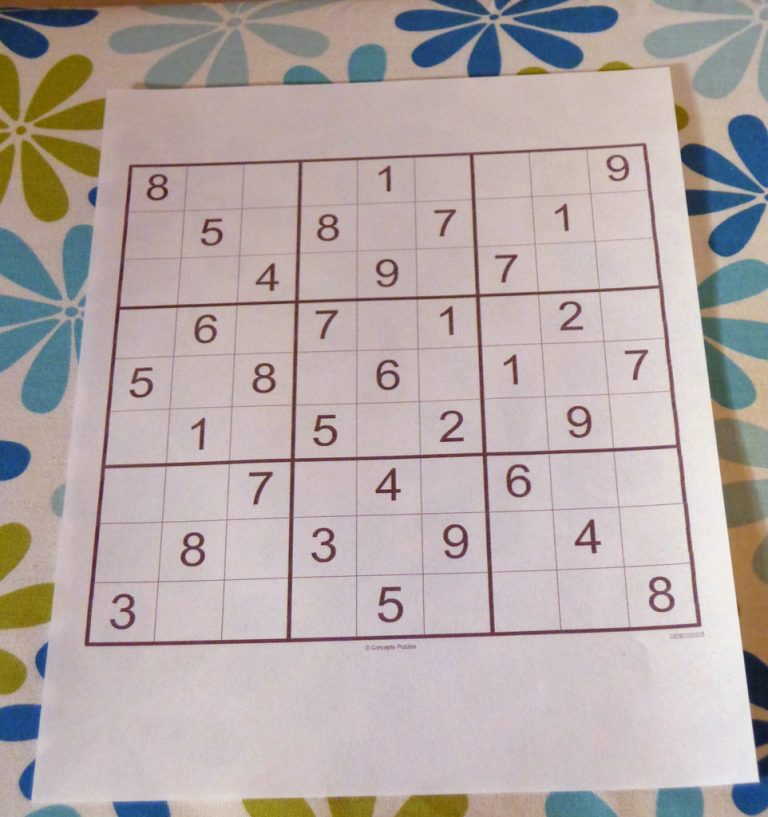
#> input picture examples/board.jpg, 768 x 817 px, given in place of board7.jpg, which was not available
$ jupyter execute --allow-errors test.ipynb
#> lines starting #> are read from the running program, lines starting #| are printed output that depends on the picture; after the words box and inside, x2 and y2 are one past the last pixel; in counts of white or black regions, pixels touching at a corner belong together; pictures that were not available may be replaced by others from this repository, and a replacement may not be noted
[cell 1]
import numpy as np
import imutils
import cv2
import pytesseract
from PIL import Image

from imutils.perspective import four_point_transform
from skimage.segmentation import clear_border
from typing import List

pytesseract.pytesseract.tesseract_cmd = r'C:\Program Files\Tesseract-OCR\tesseract.exe'

[cell 2]
from imutils.perspective import four_point_transform
from skimage.segmentation import clear_border
import numpy as np
import imutils
import cv2
from PIL import Image
import matplotlib.pyplot as plt
import matplotlib.image as mpimg

[cell 3]
import time

[cell 4]
board = 'board7'
rotate = False

[cell 5]
image=mpimg.imread(r"C:\Users\16477\Desktop\projects\sudoku-solver\examples\{}.jpg".format(board))
#> image is the input picture: shape (817, 768, 3); mean R, G, B 180.5, 169, 167.4

[cell 6]
plt.imshow(image)

[cell 7]
if rotate:
    image = np.rot90(image, -1)
    plt.imshow(image)
    im = Image.fromarray(image)
    im.save(r"C:\Users\16477\Desktop\projects\sudoku-solver\examples\{}.jpg".format(board))

[cell 8]
image.shape
#> Out = (817, 768, 3)

[cell 9]
817*768

[cell 10]
arr=np.zeros((10,10))

[cell 11]
x,y,_=image.shape
#> x = 817; y = 768

[cell 12]
x,y
#> Out = (817, 768)

[cell 13]
resized = cv2.resize(image, dsize=(768, 817), interpolation = cv2.INTER_AREA)

[cell 14]
plt.imshow(resized)

[cell 15]
def locate_board(*, image: np.ndarray, debug=False) -> np.ndarray:
    '''
    find bounding edges of sudoku board and apply linear
    transformation to bounded board to obtain rectangular form
    :param image:
    :return:
    '''
#> called with debug = True

    # adaptive thresholding
    gray = cv2.cvtColor(
        src=image,
        code=cv2.COLOR_BGR2GRAY
    )
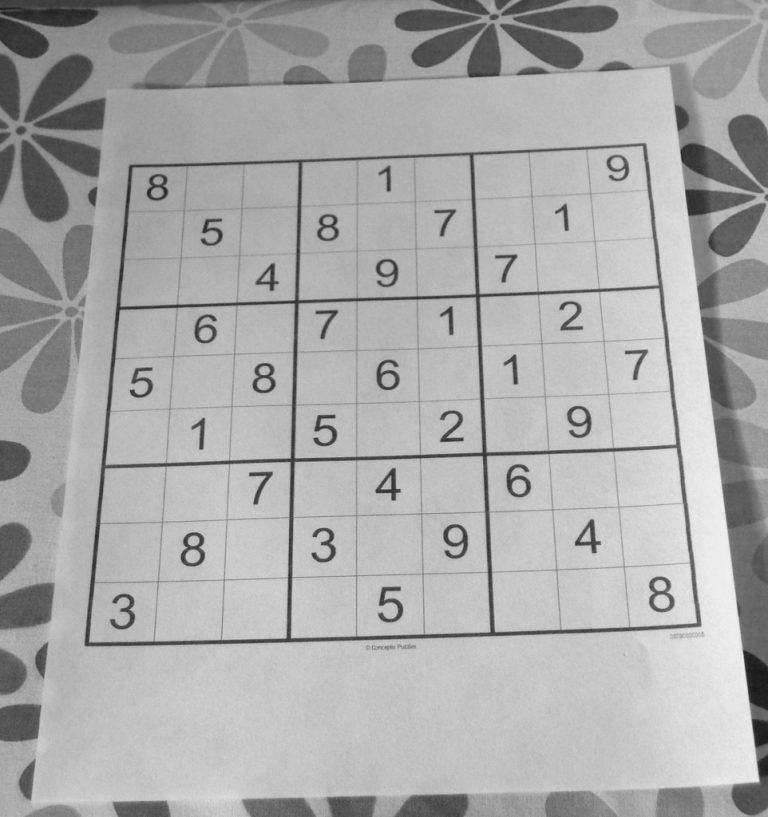
#> gray: shape (817, 768); min 24, max 246, mean 169.8
    #plt.imshow(gray)

    #if debug:
    #    plt.imshow(gray)

    blurred = cv2.GaussianBlur(
        src=gray,
        ksize=(7, 7),
        sigmaX=3
    )
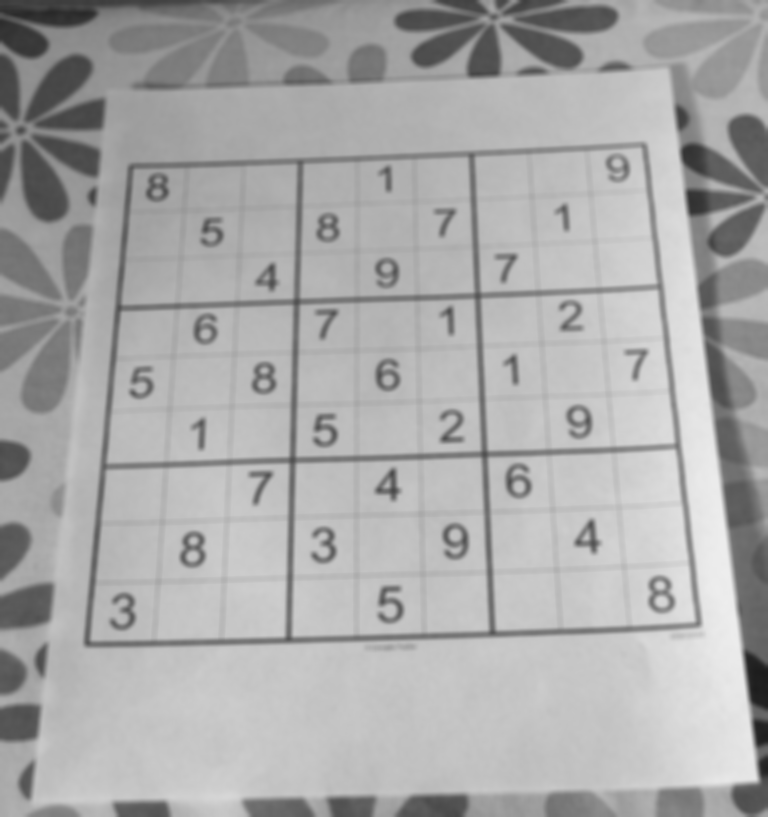
#> blurred: shape (817, 768); min 28, max 237, mean 169.8
    #plt.imshow(blurred)
    #if debug:
    #    plt.imshow(blurred)

    thresh = cv2.adaptiveThreshold(
        src=blurred,
        maxValue=255,
        adaptiveMethod=cv2.ADAPTIVE_THRESH_GAUSSIAN_C,
        thresholdType=cv2.THRESH_BINARY,
        blockSize=11,
        C=2
    )
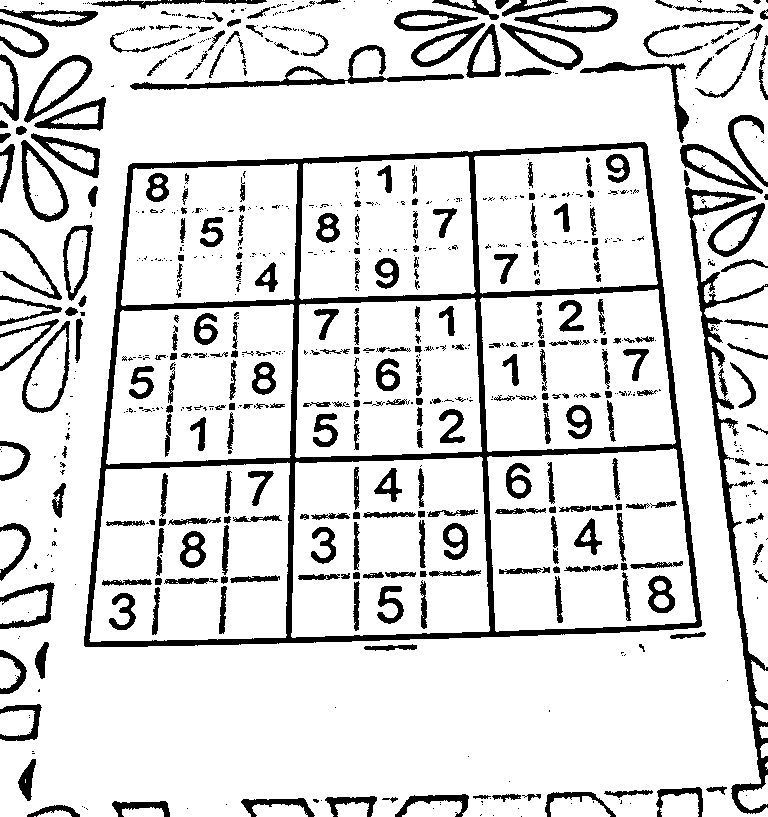
#> thresh: shape (817, 768); 85.5% white; 786 black regions (462 under 20 px), largest, box (x1, y1, x2, y2) and area: (84, 142, 702, 647) 23298, (685, 187, 768, 814) 5945, (130, 45, 464, 90) 2202
    #plt.imshow(thresh)
    thresh = cv2.bitwise_not(
        src=thresh
    )
#> thresh: shape (817, 768); 14.5% white; 786 white regions (462 under 20 px)
    plt.imshow(thresh)
    # find contours and sort
    contours = cv2.findContours(
        image=thresh,
        mode=cv2.RETR_EXTERNAL,
        method=cv2.CHAIN_APPROX_SIMPLE
    )
#> contours = 297 contours, 197 with area under 20; largest, box (x1, y1, x2, y2) and area: (84, 142, 702, 647) 275202, (685, 187, 768, 814) 5282, (22, 321, 70, 413) 2608, (21, 140, 69, 222) 2304, (130, 45, 464, 90) 2024
    contours = imutils.grab_contours(cnts=contours)
    contours = sorted(contours, key=cv2.contourArea, reverse=True)

    # loop over the contours
    puzzleCnt = None
    for contour in contours:
        perimeter = cv2.arcLength(contour, True)
        approx = cv2.approxPolyDP(contour, 0.02 * perimeter, True)
        if len(approx) == 4:
            puzzleCnt = approx
            break
    if puzzleCnt is None:
        raise Exception(("Could not find board."))
    board = four_point_transform(gray, puzzleCnt.reshape(4, 2))
    return board

#> (a cell that did not finish here is left out)

#> (a cell that did not finish here is left out)

#> (a cell that did not finish here is left out)

#> (a cell that did not finish here is left out)

#> (a cell that did not finish here is left out)

#> (a cell that did not finish here is left out)

[cell 22]
gray = cv2.cvtColor(
        src=resized,
        code=cv2.COLOR_BGR2GRAY
    )

[cell 23]
plt.imshow(cv2.cvtColor(image, cv2.COLOR_BGR2GRAY))

[cell 24]
from PIL import Image
import numpy as np
import io

#> (a cell that did not finish here is left out)

[cell 26]
_, im_png = cv2.imencode(".png", image)

[cell 27]
io.BytesIO(im_png.tobytes())

[cell 28]
# [50 lines left out: function extract_digit, not called in this run]

[cell 29]
results = dict()

import os
from tqdm import tqdm
import matplotlib.pyplot as plt

boards = os.listdir(r"C:\Users\16477\Desktop\projects\sudoku-solver\examples")
#> (the rest of this cell did not finish here and is left out)

    m, n = warped.shape
    vstep, hstep = m // 9, n // 9
    for row in range(9):
        for col in range(9):
            cell = warped[row*vstep:(row + 1)*vstep, col*hstep:(col + 1)*hstep]
            digit = extract_digit(cell, debug=False)
            if digit is None:
                results[board][(row+1, col+1)] = None
            else:
                results[board][(row+1, col+1)] = {'countours': digit[0], 'percentFilled': digit[1]}

[cell 30]
pct = []
for board, stats in results.items():
    for loc, res in stats.items():
        if res:
            pct.append(res['percentFilled'])
            if 0.025 <= res['percentFilled'] < 0.04:
                print(board, ': ', loc, res['percentFilled'])

[cell 31]
plt.hist(pct, bins=500)
plt.axvline(x=0.02, color='red', linestyle='--', linewidth=0.5)
plt.show()
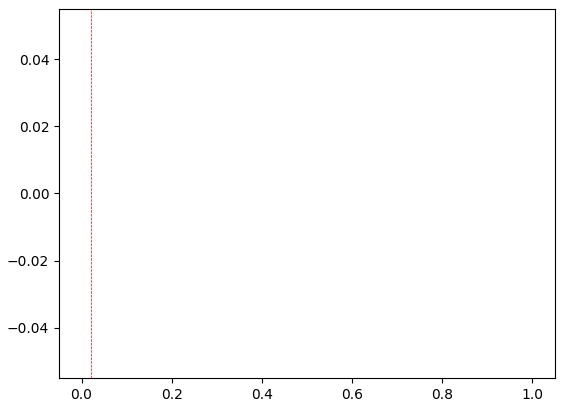
#> figure drawn by matplotlib, 1 panel

$ run again, on examples/board6.jpg
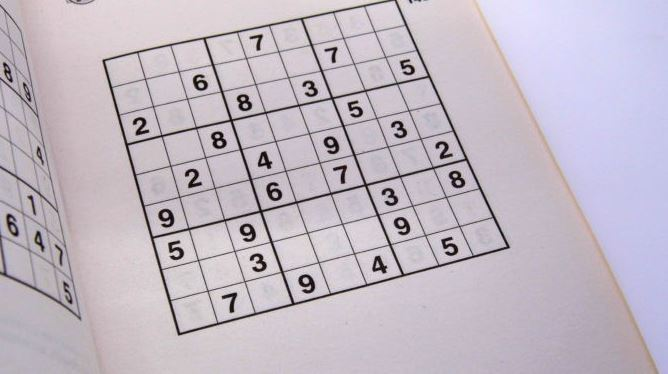
#> input picture examples/board6.jpg, 668 x 374 px, given in place of board7.jpg, which was not available
#> image is the input picture: shape (374, 668, 3); mean R, G, B 193.8, 184.8, 195.7
#> in locate_board, `thresh = cv2.adaptiveThreshold( src=blurred, maxValue=255, adaptiveMet..`:
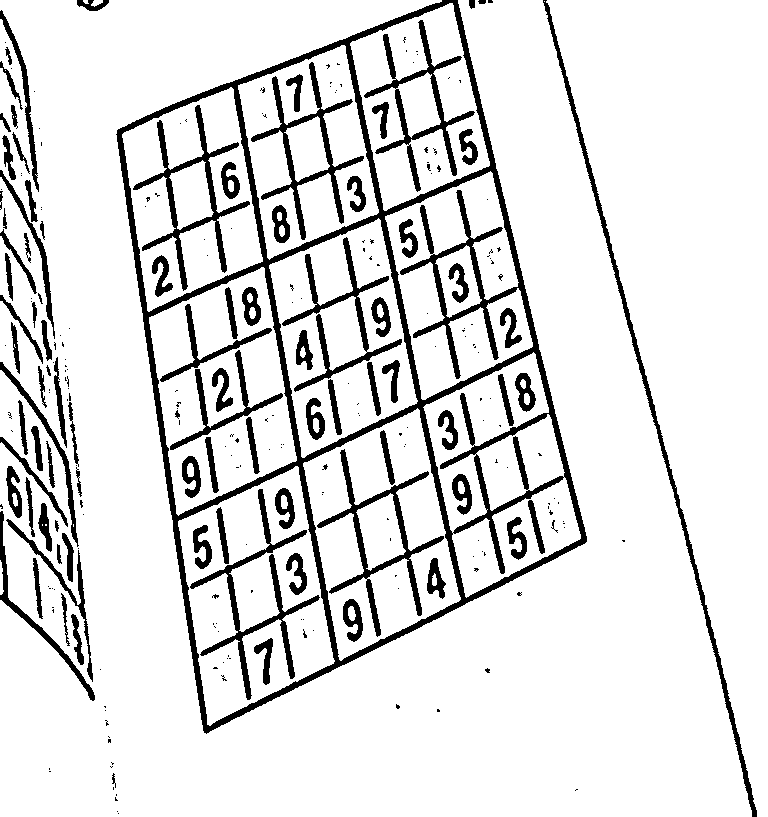
#> thresh: shape (817, 768); 87.9% white; 280 black regions (187 under 20 px), largest, box (x1, y1, x2, y2) and area: (116, 0, 587, 734) 27527, (543, 0, 757, 817) 3723, (190, 489, 320, 700) 2989
#> contours = 111 contours, 70 with area under 20; largest, box (x1, y1, x2, y2) and area: (116, 0, 587, 734) 225963, (543, 0, 757, 817) 2902, (0, 511, 95, 701) 940, (0, 362, 79, 547) 816, (6, 519, 93, 682) 720
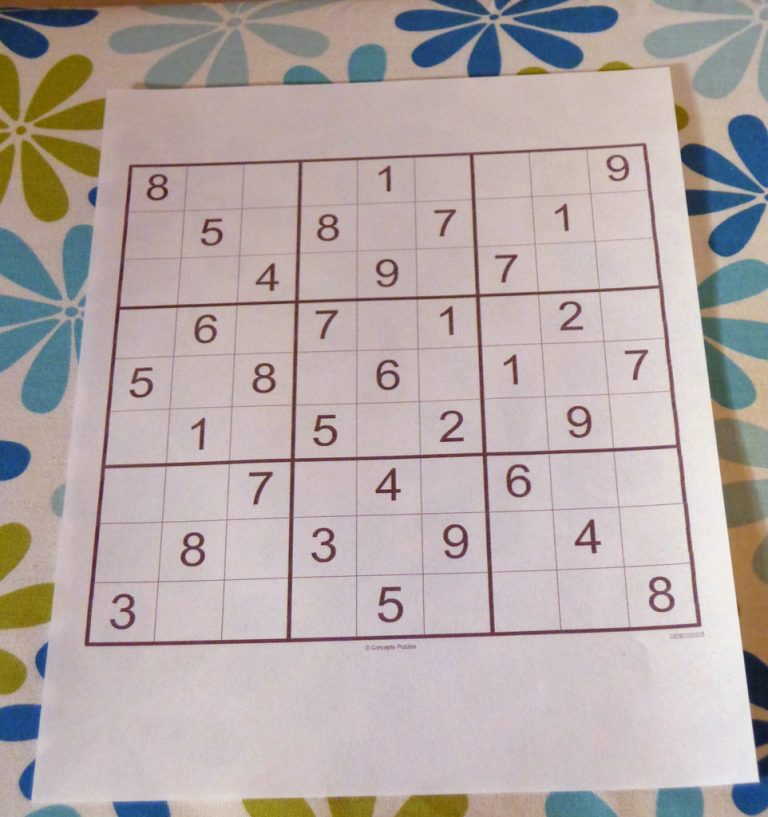
#> input picture examples/board.jpg, 768 x 817 px, found by its file name
#> image is the input picture: shape (817, 768, 3); mean R, G, B 180.5, 169, 167.4
#> contours = 297 contours, 197 with area under 20; largest, box (x1, y1, x2, y2) and area: (84, 142, 702, 647) 275202, (685, 187, 768, 814) 5282, (22, 321, 70, 413) 2608, (21, 140, 69, 222) 2304, (130, 45, 464, 90) 2024
